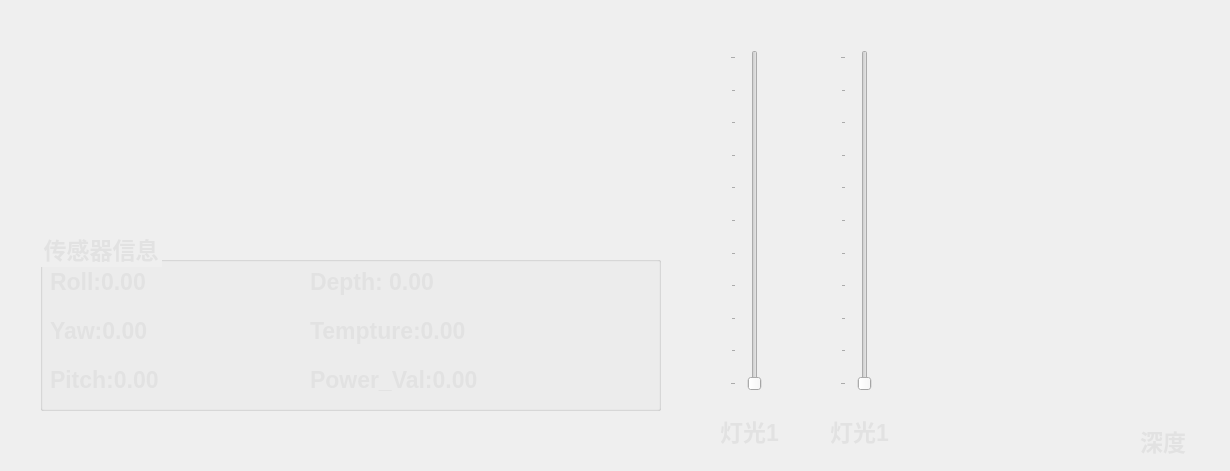
         <widget class="QWidget" name="page_7">
          <widget class="GaugeCompassPan" name="gaugeCompassPan">
           <property name="geometry">
            <rect>
             <x>10</x>
             <y>10</y>
             <width>161</width>
             <height>161</height>
            </rect>
           </property>
          </widget>
          <widget class="GaugePlane" name="gaugePlane">
           <property name="geometry">
            <rect>
             <x>190</x>
             <y>10</y>
             <width>141</width>
             <height>161</height>
            </rect>
           </property>
          </widget>
          <widget class="QGroupBox" name="groupBox_10">
           <property name="geometry">
            <rect>
             <x>40</x>
             <y>230</y>
             <width>621</width>
             <height>181</height>
            </rect>
           </property>
           <property name="font">
            <font>
             <pointsize>17</pointsize>
             <bold>true</bold>
            </font>
           </property>
           <property name="styleSheet">
            <string notr="true">color:rgb(226,226,226)</string>
           </property>
           <property name="title">
            <string>传感器信息</string>
           </property>
           <property name="flat">
            <bool>false</bool>
           </property>
           <widget class="QWidget" name="verticalLayoutWidget">
            <property name="geometry">
             <rect>
              <x>10</x>
              <y>30</y>
              <width>231</width>
              <height>141</height>
             </rect>
            </property>
            <layout class="QVBoxLayout" name="verticalLayout_18">
             <item>
              <widget class="QLabel" name="Roll_show">
               <property name="font">
                <font>
                 <pointsize>17</pointsize>
                 <bold>true</bold>
                </font>
               </property>
               <property name="styleSheet">
                <string notr="true">color:rgb(226,226,226)</string>
               </property>
               <property name="text">
                <string>Roll:0.00</string>
               </property>
              </widget>
             </item>
             <item>
              <widget class="QLabel" name="Yaw_show">
               <property name="font">
                <font>
                 <pointsize>17</pointsize>
                 <bold>true</bold>
                </font>
               </property>
               <property name="styleSheet">
                <string notr="true">color:rgb(226,226,226)</string>
               </property>
               <property name="text">
                <string>Yaw:0.00</string>
               </property>
              </widget>
             </item>
             <item>
              <widget class="QLabel" name="Pitch_show">
               <property name="font">
                <font>
                 <pointsize>17</pointsize>
                 <bold>true</bold>
                </font>
               </property>
               <property name="styleSheet">
                <string notr="true">color:rgb(226,226,226)</string>
               </property>
               <property name="text">
                <string>Pitch:0.00</string>
               </property>
              </widget>
             </item>
            </layout>
           </widget>
           <widget class="QWidget" name="verticalLayoutWidget_2">
            <property name="geometry">
             <rect>
              <x>270</x>
              <y>30</y>
              <width>331</width>
              <height>141</height>
             </rect>
            </property>
            <layout class="QVBoxLayout" name="verticalLayout_19">
             <item>
              <widget class="QLabel" name="Depth_show">
               <property name="font">
                <font>
                 <pointsize>17</pointsize>
                 <bold>true</bold>
                </font>
               </property>
               <property name="styleSheet">
                <string notr="true">color:rgb(226,226,226)</string>
               </property>
               <property name="text">
                <string>Depth: 0.00</string>
               </property>
              </widget>
             </item>
             <item>
              <widget class="QLabel" name="Temp_show">
               <property name="font">
                <font>
                 <pointsize>17</pointsize>
                 <bold>true</bold>
                </font>
               </property>
               <property name="styleSheet">
                <string notr="true">color:rgb(226,226,226)</string>
               </property>
               <property name="text">
                <string>Tempture:0.00</string>
               </property>
              </widget>
             </item>
             <item>
              <widget class="QLabel" name="rov_status">
               <property name="font">
                <font>
                 <pointsize>17</pointsize>
                 <bold>true</bold>
                </font>
               </property>
               <property name="styleSheet">
                <string notr="true">color:rgb(226,226,226)</string>
               </property>
               <property name="text">
                <string>Power_Val:0.00</string>
               </property>
              </widget>
             </item>
            </layout>
           </widget>
          </widget>
          <widget class="QSlider" name="verticalSlider">
           <property name="geometry">
            <rect>
             <x>730</x>
             <y>50</y>
             <width>41</width>
             <height>341</height>
            </rect>
           </property>
           <property name="maximum">
            <number>10</number>
           </property>
           <property name="orientation">
            <enum>Qt::Vertical</enum>
           </property>
           <property name="tickPosition">
            <enum>QSlider::TicksAbove</enum>
           </property>
           <property name="tickInterval">
            <number>0</number>
           </property>
          </widget>
          <widget class="QLabel" name="Depth_show_2">
           <property name="geometry">
            <rect>
             <x>720</x>
             <y>410</y>
             <width>81</width>
             <height>42</height>
            </rect>
           </property>
           <property name="font">
            <font>
             <pointsize>17</pointsize>
             <bold>true</bold>
            </font>
           </property>
           <property name="styleSheet">
            <string notr="true">color:rgb(226,226,226)</string>
           </property>
           <property name="text">
            <string>灯光1</string>
           </property>
          </widget>
          <widget class="RulerBar" name="rulerBar">
           <property name="geometry">
            <rect>
             <x>1120</x>
             <y>60</y>
             <width>100</width>
             <height>351</height>
            </rect>
           </property>
           <property name="maxValue">
            <double>300.000000000000000</double>
           </property>
           <property name="value">
            <double>0.000000000000000</double>
           </property>
           <property name="longStep">
            <number>30</number>
           </property>
           <property name="bgColorStart">
            <color>
             <red>100</red>
             <green>100</green>
             <blue>100</blue>
            </color>
           </property>
          </widget>
          <widget class="QLabel" name="Depth_show_3">
           <property name="geometry">
            <rect>
             <x>1140</x>
             <y>420</y>
             <width>81</width>
             <height>42</height>
            </rect>
           </property>
           <property name="font">
            <font>
             <pointsize>17</pointsize>
             <bold>true</bold>
            </font>
           </property>
           <property name="styleSheet">
            <string notr="true">color:rgb(226,226,226)</string>
           </property>
           <property name="text">
            <string>深度</string>
           </property>
          </widget>
          <widget class="QSlider" name="verticalSlider_2">
           <property name="geometry">
            <rect>
             <x>840</x>
             <y>50</y>
             <width>41</width>
             <height>341</height>
            </rect>
           </property>
           <property name="maximum">
            <number>10</number>
           </property>
           <property name="orientation">
            <enum>Qt::Vertical</enum>
           </property>
           <property name="tickPosition">
            <enum>QSlider::TicksAbove</enum>
           </property>
           <property name="tickInterval">
            <number>0</number>
           </property>
          </widget>
          <widget class="QLabel" name="Depth_show_4">
           <property name="geometry">
            <rect>
             <x>830</x>
             <y>410</y>
             <width>81</width>
             <height>42</height>
            </rect>
           </property>
           <property name="font">
            <font>
             <pointsize>17</pointsize>
             <bold>true</bold>
            </font>
           </property>
           <property name="styleSheet">
            <string notr="true">color:rgb(226,226,226)</string>
           </property>
           <property name="text">
            <string>灯光1</string>
           </property>
          </widget>
         </widget>
